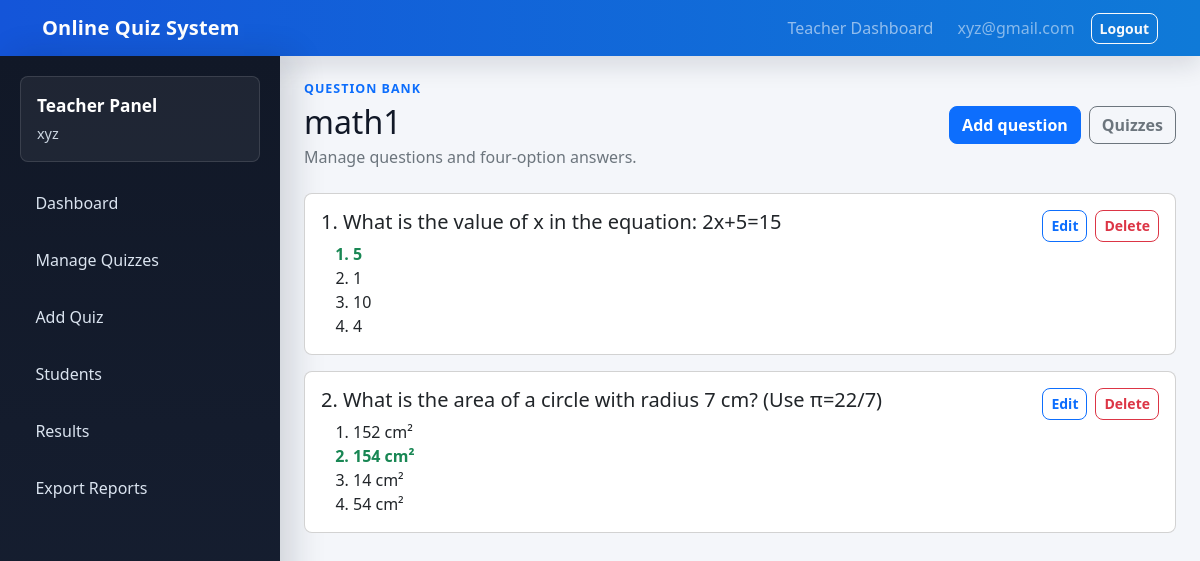
/teacher/quizzes/1/questions/ (signed in), run on the app's committed database.
### quizzes/models.py (models this page shows, shortened)
class Quiz(models.Model):
    teacher = models.ForeignKey(
        settings.AUTH_USER_MODEL,
        on_delete=models.CASCADE,
        related_name="created_quizzes",
        blank=True,
        null=True,
    )
    title = models.CharField(max_length=200)
    description = models.TextField()
    category = models.CharField(max_length=100)
    year = models.CharField(max_length=20, default="1")
    branch = models.CharField(max_length=100, default="CSE")
    section = models.CharField(max_length=20, default="A")
    time_limit = models.PositiveIntegerField(help_text="Time limit in minutes")
    start_time = models.DateTimeField()
    end_time = models.DateTimeField()
    access_code = models.CharField(max_length=50, blank=True, null=True)
    class Meta:
        ordering = ["start_time", "title"]

class Question(models.Model):
    quiz = models.ForeignKey(Quiz, on_delete=models.CASCADE, related_name="questions")
    text = models.TextField()
    class Meta:
        ordering = ["id"]

class Option(models.Model):
    question = models.ForeignKey(Question, on_delete=models.CASCADE, related_name="options")
    text = models.CharField(max_length=255)
    is_correct = models.BooleanField(default=False)
    class Meta:
        ordering = ["id"]

### quizzes/views.py (the view)
# urls.py: path("teacher/quizzes/<int:quiz_id>/questions/", views.teacher_question_list, name="teacher_question_list"),
@staff_member_required(login_url="teacher_login")
def teacher_question_list(request, quiz_id):
    quiz = _teacher_quiz_or_404(request.user, quiz_id)
    questions = quiz.questions.prefetch_related("options").order_by("id")
    return render(
        request,
        "quizzes/teacher_question_list.html",
        {"quiz": quiz, "questions": questions},
    )

### quizzes/views.py (called while the page is built)
def _teacher_quiz_or_404(user, quiz_id):
    return get_object_or_404(Quiz, pk=quiz_id, teacher=user)

### quizzes/templates/quizzes/teacher_question_list.html (shortened to what this page needs)
{% extends "quizzes/teacher_base.html" %}
{% block teacher_content %}
<div class="d-flex flex-column flex-md-row justify-content-between align-items-md-center gap-3 mb-4">
    <div>
        <p class="eyebrow mb-1">Question Bank</p>
        <h1 class="h2 mb-1">{{ quiz.title }}</h1>
        <p class="text-secondary mb-0">Manage questions and four-option answers.</p>
    </div>
    <div class="d-flex gap-2">
        <a class="btn btn-primary" href="{% url 'teacher_question_create' quiz.id %}">Add question</a>
        <a class="btn btn-outline-secondary" href="{% url 'teacher_quiz_list' %}">Quizzes</a>
    </div>
</div>
<div class="vstack gap-3">
    {% for question in questions %}
        <div class="card review-card">
            <div class="card-body">
                <div class="d-flex justify-content-between gap-3">
                    <h2 class="h5">{{ forloop.counter }}. {{ question.text }}</h2>
                    <div class="d-flex gap-2">
                        <a class="btn btn-sm btn-outline-primary" href="{% url 'teacher_question_update' quiz.id question.id %}">Edit</a>
                        <a class="btn btn-sm btn-outline-danger" href="{% url 'teacher_question_delete' quiz.id question.id %}">Delete</a>
                    </div>
                </div>
                <ol class="mb-0">
                    {% for option in question.options.all %}
                        <li class="{% if option.is_correct %}text-success fw-semibold{% endif %}">{{ option.text }}</li>
                    {% endfor %}
                </ol>
            </div>
        </div>
    {% empty %}
        <div class="alert alert-info">No questions yet. Add at least one question before students can take this quiz.</div>
    {% endfor %}
</div>
{% endblock %}

### quizzes/templates/quizzes/teacher_base.html (shortened to what this page needs)
{% extends "quizzes/base.html" %}
{% block main %}
<div class="teacher-layout">
    <aside class="teacher-sidebar">
        <div class="teacher-sidebar-header">
            <div class="teacher-sidebar-title">Teacher Panel</div>
            <div class="teacher-sidebar-user">{{ user.get_full_name|default:user.email|default:user.username }}</div>
        </div>
        <nav class="teacher-nav" aria-label="Teacher navigation">
            <a href="{% url 'teacher_dashboard' %}"><span>Dashboard</span></a>
            <a href="{% url 'teacher_quiz_list' %}"><span>Manage Quizzes</span></a>
            <a href="{% url 'teacher_quiz_create' %}"><span>Add Quiz</span></a>
            <a href="{% url 'teacher_student_list' %}"><span>Students</span></a>
            <a href="{% url 'teacher_results_overview' %}"><span>Results</span></a>
            <a href="{% url 'export_results_csv' %}"><span>Export Reports</span></a>
        </nav>
    </aside>
    <section class="teacher-content">
        {% block teacher_content %}{% endblock %}
    </section>
</div>
{% endblock %}

### quizzes/templates/quizzes/base.html (shortened to what this page needs)
{% load static %}
<!doctype html>
<html lang="en">
<head>
    <link href="https://cdn.jsdelivr.net/npm/bootstrap@5.3.3/dist/css/bootstrap.min.css" rel="stylesheet">
    <link rel="stylesheet" href="{% static 'quizzes/styles.css' %}?v=20260505">
</head>
<body>
<nav class="navbar navbar-expand-lg navbar-dark bg-primary">
    <div class="container">
        <a class="navbar-brand fw-semibold" href="{% url 'home' %}">Online Quiz System</a>
        <div class="collapse navbar-collapse" id="mainNav">
            <ul class="navbar-nav ms-auto align-items-lg-center gap-lg-2">
                {% if user.is_authenticated %}
                    {% if user.is_staff %}
                        <li class="nav-item"><a class="nav-link" href="{% url 'teacher_dashboard' %}">Teacher Dashboard</a></li>
                    {% else %}
                        <li class="nav-item"><a class="nav-link" href="{% url 'student_dashboard' %}">Student Dashboard</a></li>
                    {% endif %}
                    <li class="nav-item text-white-50 px-lg-2">{{ user.username }}</li>
                    <li class="nav-item">
                        <form method="post" action="{% url 'logout' %}">
                            <button class="btn btn-outline-light btn-sm" type="submit">Logout</button>
                        </form>
                    </li>
                {% else %}
                    <li class="nav-item"><a class="nav-link" href="{% url 'student_login' %}">Student Login</a></li>
                    <li class="nav-item"><a class="nav-link" href="{% url 'teacher_login' %}">Teacher Login</a></li>
                {% endif %}
            </ul>
        </div>
    </div>
</nav>
{% block main %}{% endblock %}
</body>
</html>

### quizzes/static/quizzes/styles.css (style rules this page uses)
body { background: #f4f6fa; color: #111827; }
.navbar.bg-primary { background: linear-gradient(90deg, #1455d9, #0f7ad8) !important; box-shadow: 0 10px 24px rgba(17, 24, 39, .12); }
.navbar-brand { letter-spacing: .2px; }
.review-card { border-radius: 8px; }
.teacher-layout { display: grid; grid-template-columns: 280px minmax(0, 1fr); min-height: calc(100vh - 56px); }
.teacher-sidebar { background: linear-gradient(180deg, #111827 0%, #172033 100%); color: #fff; padding: 1.25rem; box-shadow: 12px 0 32px rgba(15, 23, 42, .16); position: sticky; top: 0; height: calc(100vh - 56px); }
.teacher-sidebar-header { border: 1px solid rgba(255, 255, 255, .12); background: rgba(255, 255, 255, .06); border-radius: 8px; margin-bottom: 1rem; padding: 1rem; }
.teacher-sidebar-title { font-weight: 700; font-size: 1.08rem; }
.teacher-sidebar-user { color: #cbd5e1; font-size: .9rem; margin-top: .25rem; overflow-wrap: anywhere; }
.teacher-nav { display: grid; gap: .45rem; }
.teacher-nav a { color: #dbe4f0; display: flex; align-items: center; min-height: 44px; text-decoration: none; padding: .75rem .9rem; border: 1px solid transparent; border-radius: 8px; transition: background-color .15s ease, border-color .15s ease, transform .15s ease; }
.teacher-content { min-width: 0; padding: 1.5rem; overflow-x: hidden; }
.eyebrow { color: #0d6efd; font-size: .78rem; font-weight: 700; letter-spacing: .08em; text-transform: uppercase; }
.btn { border-radius: 8px; font-weight: 600; }

### data on the page
Quiz: title "math1"
Question: text "What is the value of x in the equation: 2x+5=15"
Option: text "5"
Option: text "1"
Option: text "10"
Option: text "4"
Question: text "What is the area of a circle with radius 7 cm? (Use π=22/7)"
Option: text "152 cm²"
Option: text "154 cm²"
Option: text "14 cm²"
Option: text "54 cm²"

### other printed values
{{ user.username }} "xyz@gmail.com"
{{ user.get_full_name|default:user.email|default:user.username }} "xyz"
